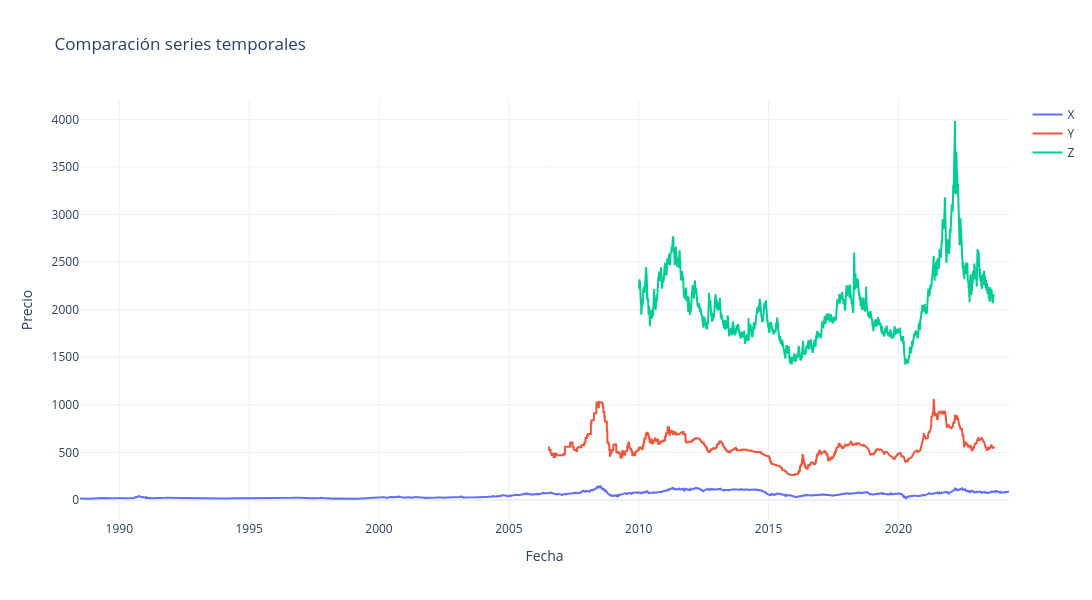

Source (notebook cell):
### Markdown cell above
#### Visualización de datos en gráfico de líneas

### Code cell
fig = go.Figure()

fig.add_trace(go.Scatter(
    x=X_data_df["Date"],
    y=X_data_df["Price"],
    mode='lines',
    name='X'
))

fig.add_trace(go.Scatter(
    x=Y_data_df["Date"],
    y=Y_data_df["Price"],
    mode='lines',
    name='Y'
))

fig.add_trace(go.Scatter(
    x=Z_data_df["Date"],
    y=Z_data_df["Price"],
    mode='lines',
    name='Z'
))

fig.update_layout(
    title="Comparación series temporales",
    xaxis_title="Fecha",
    yaxis_title="Precio",
    template="plotly_white",
    width=1100,
    height=600
)

fig.update_xaxes(
    tickformatstops=[
        dict(dtickrange=[None, "M1"], value="%d %b %Y"),
        dict(dtickrange=["M1", "M12"], value="%b %Y"),
        dict(dtickrange=["M12", None], value="%Y")
    ]
)

fig.show()

### Figure 1 — Plotly figure (JSON) as saved in the notebook; plotly's stock layout.template omitted (floating-point values rounded to 4 significant figures; data arrays with more than 128 entries replaced by an {"elided": "..."} marker saying what was removed)
{"data": [{"mode": "lines", "name": "X", "type": "scatter", "x": {"elided": "9144 str values"}, "y": {"elided": "9144 float values"}}, {"mode": "lines", "name": "Y", "type": "scatter", "x": {"elided": "4485 str values"}, "y": {"elided": "4485 float values"}}, {"mode": "lines", "name": "Z", "type": "scatter", "x": {"elided": "3565 str values"}, "y": {"elided": "3565 float values"}}], "layout": {"height": 600, "title": {"text": "Comparación series temporales"}, "width": 1100, "xaxis": {"tickformatstops": [{"dtickrange": [null, "M1"], "value": "%d %b %Y"}, {"dtickrange": ["M1", "M12"], "value": "%b %Y"}, {"dtickrange": ["M12", null], "value": "%Y"}], "title": {"text": "Fecha"}}, "yaxis": {"title": {"text": "Precio"}}}}
